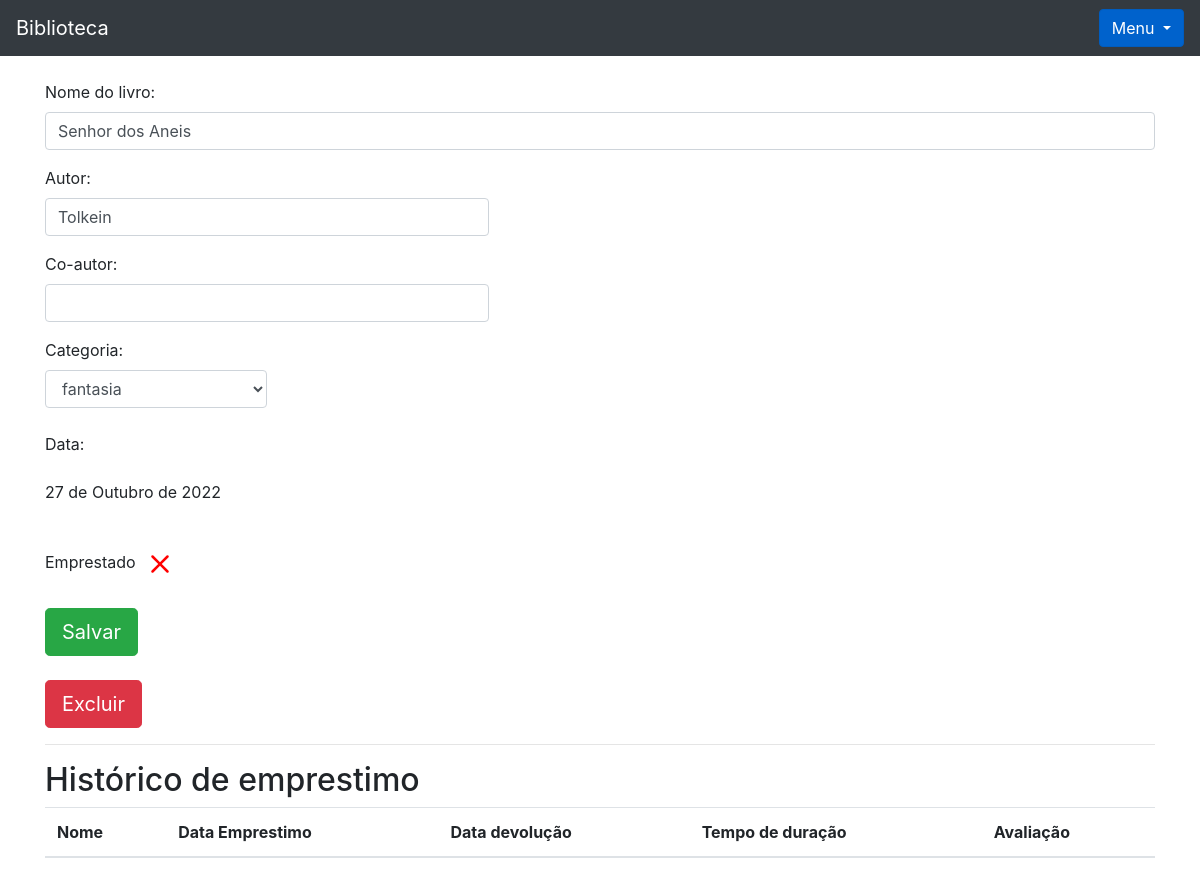
The app's page /livro/ver_livros/3 (signed in), older data.
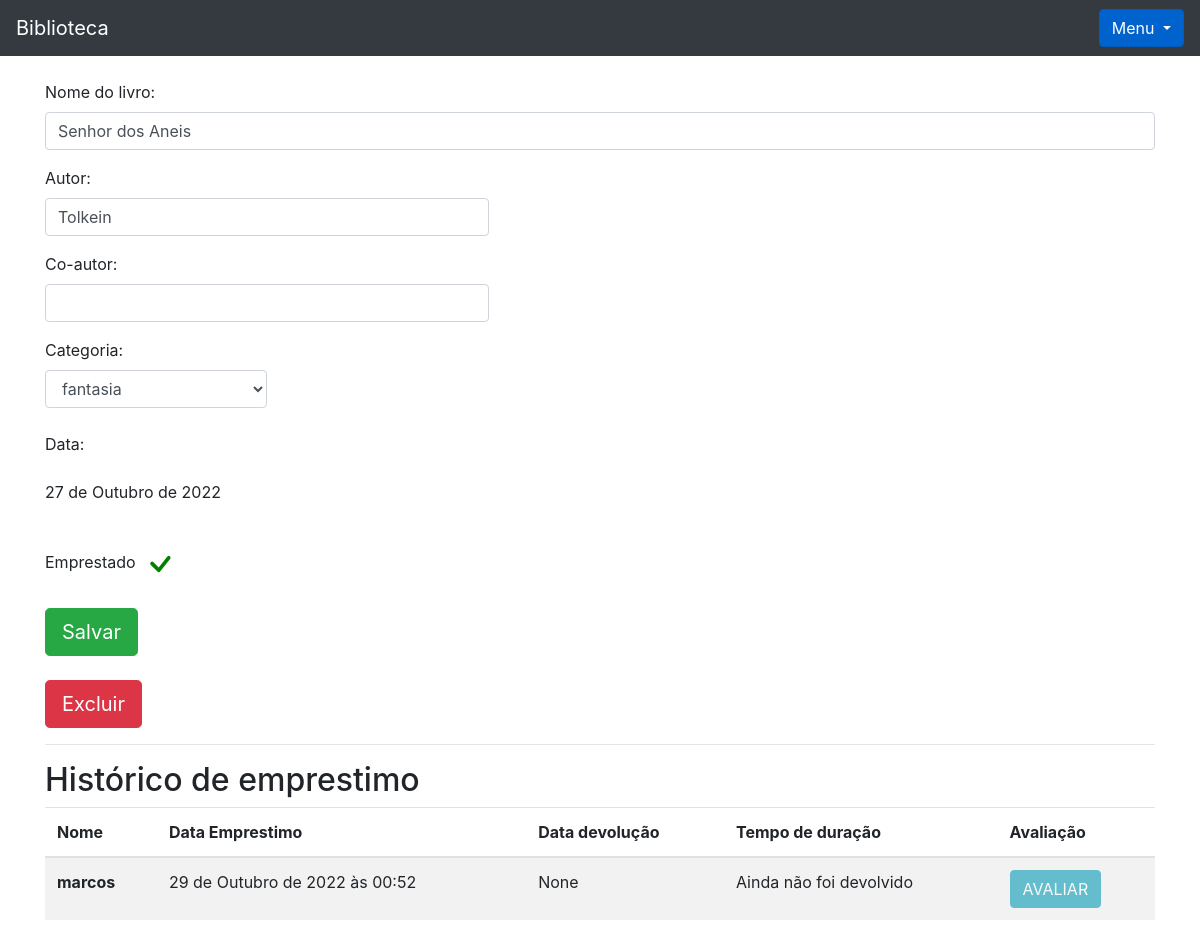
The same page, newer data.
### livro/models.py (models this page shows, shortened)
class Emprestimos(models.Model):
    choices = (
        ('P', 'Pessimo'),
        ('R', 'Ruim'),
        ('B', 'Bom'),
        ('O', 'Otimo')
    )
    nome_emprestado = models.ForeignKey(Usuario, on_delete=models.DO_NOTHING, blank=True, null=True)
    nome_emprestado_anonimo = models.CharField(max_length=30, blank=True, null=True)
    data_emprestimo = models.DateTimeField(default=datetime.datetime.now())
    data_devolucao = models.DateTimeField(blank=True, null=True)
    livro = models.ForeignKey(Livros, on_delete=models.SET_NULL, null=True)
    avaliacao = models.CharField(max_length=1, choices=choices, blank=True, null=True)

### usuario/models.py (models this page shows)
class Usuario(models.Model):
    nome = models.CharField(max_length=50)
    email = models.CharField(max_length=30)
    senha = models.CharField(max_length=64)
    def __str__(self):
        return self.nome

### livro/views.py (the view)
# urls.py: path('ver_livros/<int:id>', views.ver_livros, name='ver_livros'),
def ver_livros(request, id):
    if request.session.get('usuario'):
        livro = Livros.objects.get(id = id)
        categoria_livro = Categoria.objects.filter(usuario = request.session.get('usuario'))
        if request.session['usuario'] == livro.usuario.id:
            usuario = Usuario.objects.get(id = request.session['usuario'])
            emprestimos = Emprestimos.objects.filter(livro = livro)
            form = CadastroLivro()
            form.fields['usuario'].initial = request.session['usuario']
            form.fields['categoria'].queryset = Categoria.objects.filter(usuario = usuario)
            form_categoria = CategoriaLivro()
            usuarios = Usuario.objects.all()
            livros = Livros.objects.filter(usuario_id = request.session.get('usuario'))
            livros_emprestar = Livros.objects.filter(usuario = usuario).filter(emprestado = False)
            livros_emprestados = Livros.objects.filter(usuario = usuario).filter(emprestado = True)
            return render(request, 'ver_livro.html', {'livro': livro,
                                                      'categoria_livro': categoria_livro,
                                                      'emprestimos': emprestimos,
                                                      'usuario_logado': request.session.get('usuario'),
                                                      'form': form,
                                                      'id_livro': id,
                                                      'form_categoria': form_categoria,
                                                      'usuarios': usuarios,
                                                      'livros': livros,
                                                      'livros_emprestar': livros_emprestar,
                                                      'livros_emprestados': livros_emprestados})
        else:
            return HttpResponse('esse livro não é seu')
    else:
        return redirect('/auth/login/?status=2')

### livro/forms.py
class CadastroLivro(forms.ModelForm):
    class Meta:
        model = Livros
        fields = '__all__'
    def __init__(self, *args, **kwargs):
        super().__init__(*args, **kwargs)
        self.fields['usuario'].widget = forms.HiddenInput()

class CategoriaLivro(forms.Form):
    nome = forms.CharField(max_length=30)
    descricao = forms.CharField(max_length=60)
    def __init__(self, *args, **kwargs):
        super().__init__(*args, **kwargs)
        self.fields['descricao'].widget = forms.Textarea()

### livro/models.py (called while the page is built)
    def __str__(self):
        return self.nome

### livro/templatetags/filtros.py (called while the page is built)
@register.filter
def mostra_duracao(value1, value2):
    if all((isinstance(value1, datetime), isinstance(value2, datetime))):
        dias = (value1 - value2).days
        texto = 'Dias'
        if dias == 1:
            texto = 'Dia'
        return f'{dias} {texto}'
    return 'Ainda não foi devolvido'

### livro/templates/ver_livro.html (shortened to what this page needs)
{% extends 'base.html' %}
{% load filtros %}
{% block 'conteudo' %}
  <div class="container">
      <br>
    <form action="{% url 'alterar_livro' %}" method="POST">
        <p>
          <label>Nome do livro:</label>
          <input class="form-control" type="texte" value="{{livro.nome}}" name="nome_livro">
        </p>
        <p>
          <label>Autor:</label>
          <input style="width: 40%;" class="form-control" type="texte" value="{{livro.autor}}" name="autor">
        </p>
        <p>
          <label>Co-autor:</label>
          <input style="width: 40%;" class="form-control" type="texte" value="{{livro.co_autor}}" name="co_autor">
        </p>
        <label>Categoria:</label>
        <select style="width: 20%;" class="form-control" name="categoria_id">
          {% for i in categoria_livro%}
            {% if livro.categoria.nome == i.nome %}
              <option value="{{i.id}}" selected>{{i}}</option>
            {% else %}
              <option value="{{i.id}}">{{i}}</option>
            {% endif%}
          {% endfor %}
        </select>
        <br>
        <p>
          <label>Data:</label>
          <p>{{livro.data_cadastro}}</p>
        </p>
        <br>
          <label>Emprestado</label>
          {% if livro.emprestado %}
            <svg style="color: green" xmlns="http://www.w3.org/2000/svg" width="40" height="40" fill="currentColor" class="bi bi-check" viewBox="0 0 16 16">
              <path d="M10.97 4.97a.75.75 0 0 1 1.07 1.05l-3.99 4.99a.75.75 0 0 1-1.08.02L4.324 8.384a.75.75 0 1 1 1.06-1.06l2.094 2.093 3.473-4.425a.267.267 0 0 1 .02-.022z"/>
            </svg>
          {% endif %}
          <br>
          <br>
        <input type="submit" class="btn btn-success btn-lg" value="Salvar">
    </form>
    <br>
    <button type="button" class="btn btn-danger btn-lg" data-toggle="modal" data-target="#exampleModal2">
      Excluir
    </button>
    <hr>
    <h2>Histórico de emprestimo</h2>
    <table class="table table-striped">
      <thead>
        <tr>
          <th scope="col">Nome</th>
          <th scope="col">Data Emprestimo</th>
          <th scope="col">Data devolução</th>
          <th scope="col">Tempo de duração</th>
          <th scope="col">Avaliação</th>
        </tr>
      </thead>
      <tbody>
        {% for i in emprestimos%}
          <tr>
            {% if i.nome_emprestado_anonimo == None %}
              <th scope="row">{{i.nome_emprestado}}</th>
            {% else %}
            <th scope="row">{{i.nome_emprestado_anonimo}}</th>
            {% endif%}
            <td>{{i.data_emprestimo}}</td>
            <td>{{i.data_devolucao}}</td>
            <td>{{i.data_devolucao|mostra_duracao:i.data_emprestimo  }}</td>
            <td>
            {% if i.avaliacao == None and i.data_devolucao != None %}
              <button onclick="avaliacao({{i.id}})" class="btn btn-info" data-toggle="modal" data-target="#exampleModal1">AVALIAR</button>
            {% else%}
              {%if i.data_devolucao == None %}
                <button class="btn btn-info disabled ">AVALIAR</button>
              {% endif %}
            {% endif %}
            </td>
          </tr>
        {% endfor %}
      </tbody>
    </table>
  </div>
{% endblock %}

Row changes from the older to the newer data that the page shows:
changed Livros "Senhor dos Aneis": emprestado False → True (drawn)
added Emprestimos: nome_emprestado "marcos", data_emprestimo "29 de Outubro de 2022 às 00:52", data_devolucao "None", data_devolucao|mostra_duracao "Ainda não foi devolvido", shows "AVALIAR"
